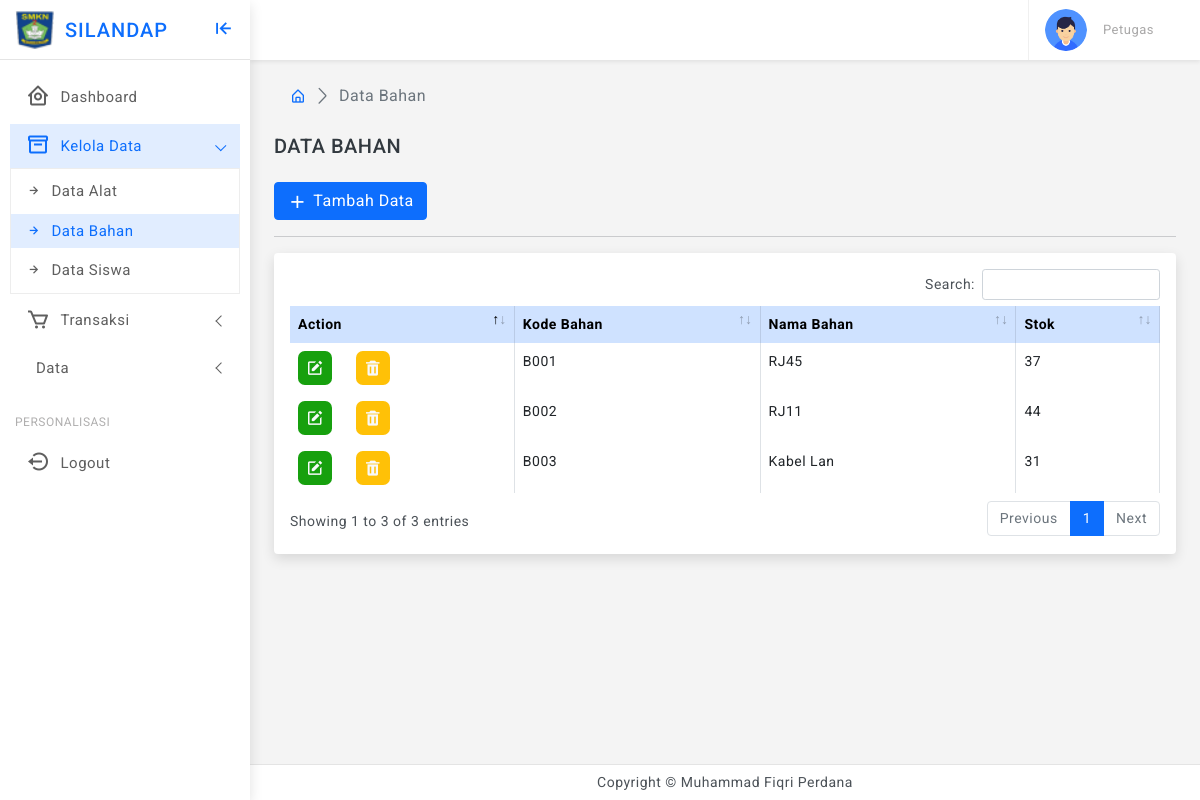
Screenshot of /sadmin/bahan.php with the database file from the repository.
### tables this page shows
CREATE TABLE `tbl_barang` (
  `id_barang` int(11) NOT NULL,
  `kode_barang` varchar(50) NOT NULL,
  `nama_barang` varchar(100) NOT NULL,
  `kategori` varchar(25) NOT NULL,
  `kondisi` varchar(25) NOT NULL,
  `stok` int(11) NOT NULL,
  `foto` varchar(255) NOT NULL,
  `kepemilikan` varchar(100) NOT NULL
);

### sadmin/bahan.php (the view, shortened to what this page needs)
<?php
include "../koneksi.php";
$query_bahan = "SELECT * FROM tbl_barang WHERE kategori = 'Bahan'";
$result_bahan = mysqli_query($conn, $query_bahan);
?>
<!doctype html>
<html lang="en" class="">
<head>
    <link href="../assets/plugins/simplebar/css/simplebar.css" rel="stylesheet" />
    <link href="../assets/plugins/perfect-scrollbar/css/perfect-scrollbar.css" rel="stylesheet" />
    <link href="../assets/plugins/metismenu/css/metisMenu.min.css" rel="stylesheet" />
    <link href="../assets/plugins/datatable/css/dataTables.bootstrap5.min.css" rel="stylesheet" />
    <link href="../assets/css/pace.min.css" rel="stylesheet" />
    <link href="../assets/css/bootstrap.min.css" rel="stylesheet">
    <link href="../assets/css/app.css" rel="stylesheet">
    <link href="../assets/css/icons.css" rel="stylesheet">
    <link rel="stylesheet" href="../assets/css/dark-theme.css" />
    <link rel="stylesheet" href="../assets/css/semi-dark.css" />
    <link rel="stylesheet" href="../assets/css/header-colors.css" />
</head>
<body>
    <div class="wrapper">
        <?php include "theme-sidebar.php" ?>
        <?php include "theme-header.php" ?>
        <div class="page-wrapper">
            <div class="page-content">
                <div class="page-breadcrumb d-none d-sm-flex align-items-center mb-3">
                    <div class="ps-3">
                        <nav aria-label="breadcrumb">
                            <ol class="breadcrumb mb-0 p-0">
                                <li class="breadcrumb-item"><a href="index.php"><i class="bx bx-home-alt"></i></a></li>
                                <li class="breadcrumb-item active" aria-current="page">Data Bahan</li>
                            </ol>
                        </nav>
                    </div>
                </div>
                <h5 class="my-4 text-uppercase">Data Bahan</h5>
                <div class="col">
                    <a href="bahan-tambah.php" class="btn btn-primary"><i class='bx bx-plus mr-1'></i>Tambah Data</a>
                </div>
                <hr />
                <div class="card">
                    <div class="card-body">
                        <div class="table-responsive">
                            <table id="example2" class="table table-hover table-bordered">
                                <thead class="table-primary">
                                    <tr>
                                        <th>Action</th>
                                        <th>Kode Bahan</th>
                                        <th>Nama Bahan</th>
                                        <th>Stok</th>
                                    </tr>
                                </thead>
                                <tbody>
                                    <?php while ($row_bahan = mysqli_fetch_assoc($result_bahan)) { ?>
                                        <tr>
                                            <td>
                                                <div class="d-flex order-actions">
                                                    <a href="bahan-edit.php?id=<?php echo $row_bahan["id_barang"] ?>" class="text-light bg-success border-0"><i class='bx bxs-edit'></i></a>
                                                    <a href="bahan-hapus.php?id=<?php echo $row_bahan["id_barang"] ?>" class="ms-4 text-light bg-warning border-0" onClick="return confirm('Apakah anda yakin ingin menghapus data ini...?')"><i class='bx bxs-trash'></i></a>
                                                </div>
                                            <td><?php echo $row_bahan["kode_barang"] ?></td>
                                            <td><?php echo $row_bahan["nama_barang"] ?></td>
                                            <td><?php echo $row_bahan["stok"] ?></td>
                                            </td>
                                        </tr>
                                    <?php } ?>
                                </tbody>
                            </table>
                        </div>
                    </div>
                </div>
            </div>
        </div>
        <?php include "theme-footer.php" ?>
    </div>
</body>
</html>

### assets/css/app.css (style rules this page uses)
body { font-size: 14px; color: #4c5258; letter-spacing: 0.5px; background-color: #f4f4f4; font-family: 'Roboto', sans-serif; }
a { text-decoration: none; }
.wrapper { width: 100%; position: relative; }
.page-wrapper { height: 100%; margin-top: 60px; margin-bottom: 30px; margin-left: 250px; }
.page-content { padding: 1.5rem; }
.page-breadcrumb .breadcrumb li.breadcrumb-item { font-size: 16px; }
.page-breadcrumb .breadcrumb-item+.breadcrumb-item::before { display: inline-block; padding-right: .5rem; color: #6c757d; font-family: 'LineIcons'; content: "\ea5c"; }
.order-actions a { font-size: 18px; width: 34px; height: 34px; display: flex; align-items: center; justify-content: center; background: #f1f1f1; border: 1px solid #eeecec; text-align: center; border-radius: 20%; color: #2b2a2a; }
.btn i { vertical-align: middle; font-size: 1.3rem; margin-top: -1em; margin-bottom: -1em; margin-right: 5px; }

### rows the page displays
tbl_barang: kode_barang "B001", nama_barang "RJ45", stok "37"
tbl_barang: kode_barang "B002", nama_barang "RJ11", stok "44"
tbl_barang: kode_barang "B003", nama_barang "Kabel Lan", stok "31"
